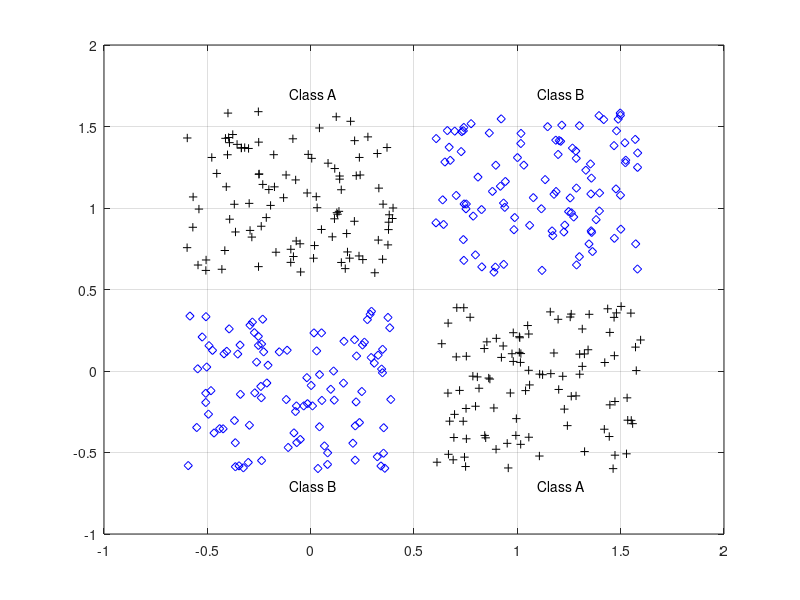

Write MATLAB code to recreate this figure. (Note: this script raises an error after producing the figure.)
% Diego Omar Jimenez Navarro
close all, clear all, clc, format compact

% No. de puntos para cada grupo
K = 100;
% Inicializar puntos aleatorios para cada grupo
q = .6; % Offset
A = [rand(1,K)-q; rand(1,K)+q];
B = [rand(1,K)+q; rand(1,K)+q];
C = [rand(1,K)+q; rand(1,K)-q];
D = [rand(1,K)-q; rand(1,K)-q];
% Plotear puntos
figure(1)
plot(A(1,:),A(2,:),'k+')
hold on
grid on
plot(B(1,:),B(2,:),'bd')
plot(C(1,:),C(2,:),'k+')
plot(D(1,:),D(2,:),'bd')
% Texto
text(.5-q,.5+2*q,'Class A')
text(.5+q,.5+2*q,'Class B')
text(.5+q,.5-2*q,'Class A')
text(.5-q,.5-2*q,'Class B')

% Agrupar dos grupos como un solo grupo
% A con C y B con D
a = -1; 
c = -1; 
b =  1; 
d =  1; 

% Juntar los grupos para entrenar
P = [A B C D];
% Salidas deseadas para cada grupo
T = [repmat(a,1,length(A)) repmat(b,1,length(B)) ...
     repmat(c,1,length(C)) repmat(d,1,length(D)) ];

% Utilizar herramientas de "Deep Learning Toolbox"
% Para crear red neuronal
% No. de neuronas para cada capa oculta (2)
net = feedforwardnet([5 3]); 
% Tipo de entrenamiento
% 'traingd' = gradiente descendiente
% 'trainlm' = levenberg-marquardt
net.trainFcn = 'traingd'; 

% Parametro para red de entrenamiento
net.divideParam.trainRatio = 1; 
net.divideParam.valRatio   = 0; 
net.divideParam.testRatio  = 0;

% Entrenar
[net,tr,Y,E] = train(net,P,T);

% Ver red 
view(net)

% Plotear respuesta deseada sobre respuesta obtenida
figure(2)
plot(T','linewidth',2)
hold on
plot(Y','r--')
grid on
legend('Targets','Network response','location','best')
ylim([-1.25 1.25])

% Crear meshgrid
span = -1:.005:2;
[P1,P2] = meshgrid(span,span);
pp = [P1(:) P2(:)]';

% Pasar meshgrid por red entrenada
aa = net(pp);

% Plotear resultados de entrenamiento
figure(1)
mesh(P1,P2,reshape(aa,length(span),length(span))-5);
colormap cool
view(2)